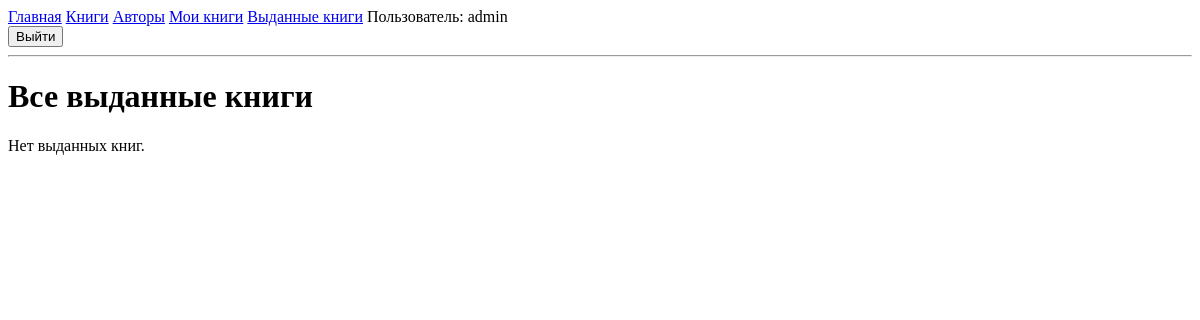
The app's page /catalog/borrowed/ (signed in), older data.
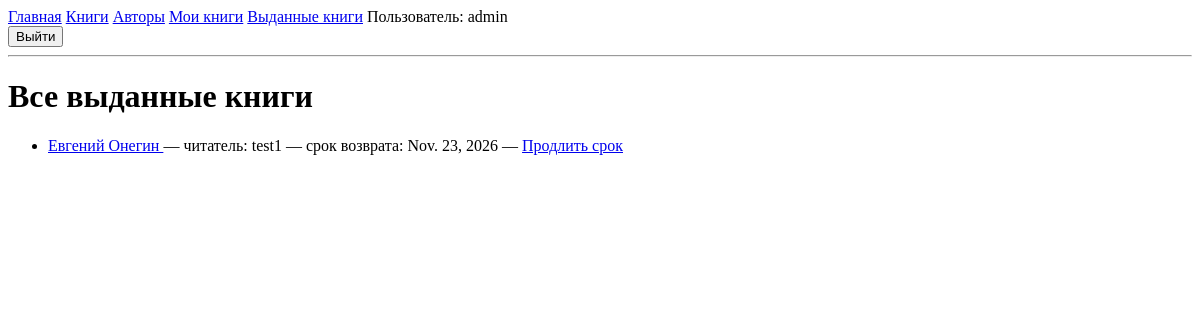
The same page, newer data.
### catalog/models.py (models this page shows, shortened)
class BookInstance(models.Model):
    id = models.UUIDField(
        primary_key=True,
        default=uuid.uuid4,
        help_text="Unique ID for this particular book across the whole library"
    )
    borrower = models.ForeignKey(
        settings.AUTH_USER_MODEL,
        on_delete=models.SET_NULL,
        null=True,
        blank=True
    )
    book = models.ForeignKey(
        'Book',
        on_delete=models.RESTRICT,
        null=True
    )
    imprint = models.CharField(max_length=200)
    due_back = models.DateField(
        null=True,
        blank=True
    )
    class LoanStatus(models.TextChoices):
        MAINTENANCE = 'm', 'Maintenance'
        ON_LOAN = 'o', 'On loan'
        AVAILABLE = 'a', 'Available'
        RESERVED = 'r', 'Reserved'
    status = models.CharField(
        max_length=1,
        choices=LoanStatus.choices,
        blank=True,
        default=LoanStatus.MAINTENANCE
    )
    class Meta:
        ordering = ['due_back']
        permissions = (
            ("can_mark_returned", "Отметить книгу как возвращённую"),
        )

class Book(models.Model):
    title = models.CharField(max_length=200)
    author = models.ForeignKey(
        'Author',
        on_delete=models.RESTRICT,
        null=True
    )
    language = models.ForeignKey(
        'Language',
        on_delete=models.SET_NULL,
        null=True,
        blank=True
    )
    summary = models.TextField(
        max_length=1000,
        help_text="Enter a brief description of the book"
    )
    isbn = models.CharField(
        'ISBN',
        max_length=13,
        unique=True,
        help_text='13 Character ISBN number'
    )
    genre = models.ManyToManyField(
        Genre,
        help_text="Select a genre for this book"
    )
    class Meta:
        ordering = ['title', 'author']

### catalog/views.py (the view)
# urls.py: path('borrowed/', views.LoanedBooksAllListView.as_view(), name='all-borrowed'),
class LoanedBooksAllListView(LoginRequiredMixin, generic.ListView):
    model = BookInstance
    template_name = 'catalog/all_borrowed.html'
    paginate_by = 10
    def get_queryset(self):
        return BookInstance.objects.filter(status__exact='o').order_by('due_back')

### catalog/templates/catalog/all_borrowed.html
{% extends "catalog/base_generic.html" %}
{% block content %}
<h1>Все выданные книги</h1>
{% if bookinstance_list %}
    <ul>
        {% for bookinst in bookinstance_list %}
            <li>
                <a href="{% url 'book-detail' bookinst.book.pk %}">
                    {{ bookinst.book.title }}
                </a>
                — читатель: {{ bookinst.borrower }}
                — срок возврата: {{ bookinst.due_back }}
                {% if perms.catalog.can_mark_returned %}
                    — <a href="{% url 'renew-book-librarian' bookinst.pk %}">Продлить срок</a>
                {% endif %}
            </li>
        {% endfor %}
    </ul>
{% else %}
    <p>Нет выданных книг.</p>
{% endif %}
{% endblock %}

Row changes from the older to the newer data that the page shows:
now on this page (row edited): BookInstance: book "Евгений Онегин", borrower "test1", due_back "Nov. 23, 2026"
Text that changed along with them:
text no longer shown: "Нет выданных книг."
